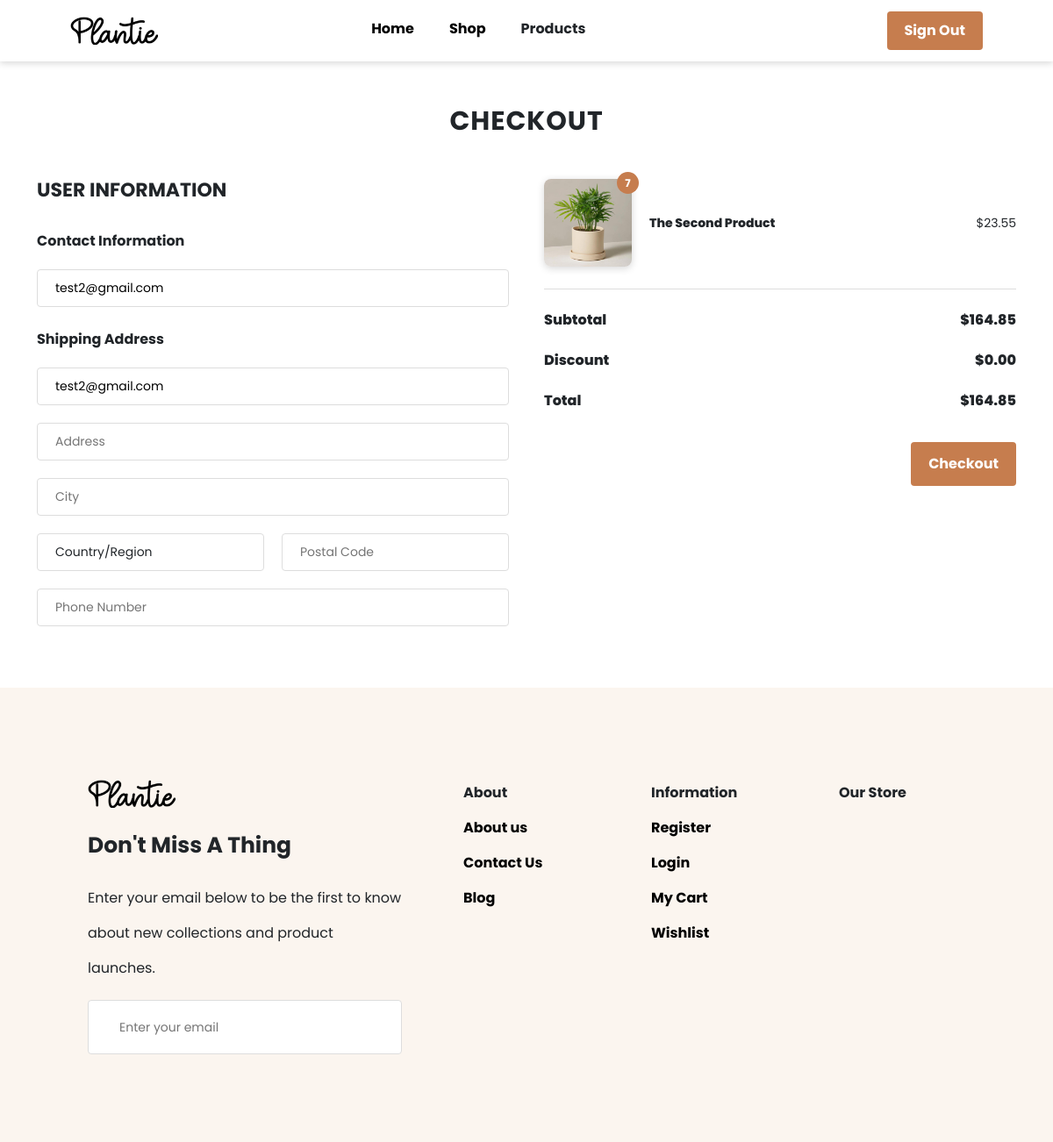
Before: /checkout/ (signed in) with the older database file.
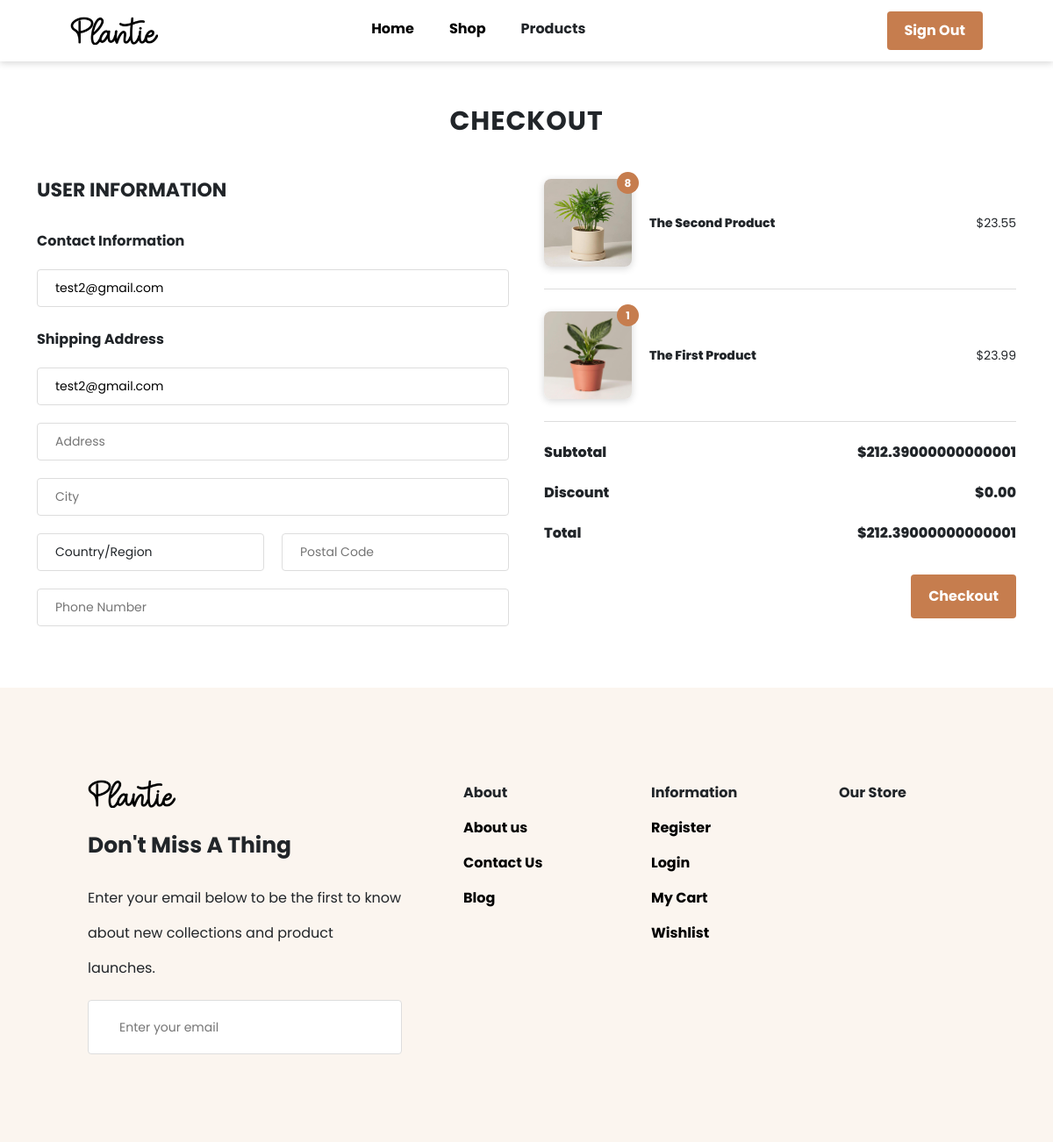
After: the same page with the newer database file.
### authorization/models.py (models this page shows, shortened)
class CartCustomer(models.Model):
    customer = models.ForeignKey(Customer, on_delete=models.CASCADE)
    item = models.ForeignKey(Item, on_delete=models.CASCADE)
    quantity = models.PositiveIntegerField(default=1)

### shop/models.py (models this page shows, shortened)
class Item(models.Model):
    title = models.CharField(max_length=200)
    price = models.FloatField(max_length=200)
    category = models.ForeignKey(Category, on_delete=models.CASCADE)
    slug = models.SlugField(blank=False, null=False, unique=True)
    date_created = models.DateTimeField(auto_now_add=True)
    image = models.ImageField(upload_to='images')

### checkout/views.py (the view)
# urls.py: path('', index, name='checkout'),
def index(request):
    isAuth = isAuthenticated(request)
    if not isAuth:
        messages.warning(request, 'You have to login before continue')
        return redirect('/account/login')
    cart_user = getCartOfCustomer(request)
    total = getTotalCart(request)
    return render(request, 'checkout.html', {
        'isAuthenticated': isAuth,
        'cart_user': cart_user,
        'basic_information': request.user,
        'total': total
    })

### shop/models.py (called while the page is built)
    def __str__(self):
        return self.name_category

### util/getCartCustomer.py (called while the page is built)
def getCartOfCustomer(request):
    if not isAuthenticated(request):
        return None
    customer = Customer.objects.get(user_id=request.user.id)
    userId = customer.user_id
    list__items__filter = CartCustomer.objects.filter(customer__user__id=userId).select_related('item')
    return list__items__filter

### util/getTotalCart.py (called while the page is built)
def getTotalCart(request):
    cart_user = getCartOfCustomer(request)
    value = 0
    for item in cart_user:
        quantity = item.quantity
        price = item.item.price
        value = value + quantity * price
    return value

### util/isAuthenticated.py (called while the page is built)
def isAuthenticated(request):
    if request.user.is_authenticated:
        return True
    return False

### templates/checkout.html (shortened to what this page needs)
{% extends 'base.html' %}
{% load static %}
{% block css %} <link rel="stylesheet" href="{% static 'scss/checkout.css' %}"> {% endblock %}
{% block main %}
    {% include 'include/header.html' with header_title='Checkout' %}
    <main class="container line-down">
        <form action="{% url 'submit' %}" method="post" class="grid-form">
            <div class="d-flex flex-column information-user">
                <h3>User Information</h3>
                <div class="form--inside">
                    <label for="contact">Contact Information</label>
                    <input value="{{ basic_information.email }}" name="contact" type="text" id="contact" placeholder="Email or phone number" required>
                </div>
                <div class="form--inside">
                    <label for="">Shipping Address</label>
                    <input type="text" id="" placeholder="Name" value="{{ basic_information.last_name }}" name="name" required>
                    <div class="form-input d-flex flex-column">
                        <input type="text" placeholder="Address" name="address" required>
                        <input type="text" placeholder="City" name="city" required>
                        <div class="d-flex justify-content-between align-items-center input--name">
                            <div class="list--country position-relative">
                                <p class="title-box">Country/Region</p>
                            </div>
                            <input type="text" placeholder="Postal Code" name="code" required/>
                        </div>
                        <input type="number" placeholder="Phone Number" name="phone" required>
                    </div>
                </div>
            </div>
            <div class="cart-user">
                {% if not cart_user %}
                    <p>No Product In Cart!</p>
                {% else %}
                    {% for item in cart_user %}
                    <div class="cart-item-user d-flex align-items-center justify-content-between">
                        <div class="d-flex align-items-center">
                            <div class="image-item position-relative">
                                <img src="{{ item.item.image.url }}" alt="">
                                <span class="d-flex justify-content-center align-items-center rounded-circle">{{ item.quantity }}</span>
                            </div>
                            <p style="text-transform: capitalize;" class="title-item">{{ item.item.title }}</p>
                        </div>
                        <p class="price--item">${{ item.item.price }}</p>
                    </div>
                    {% endfor %}
                {% endif %}
                <div class="total-price">
                    <div class="d-flex justify-content-between align-items-center">
                        <p>Subtotal</p>
                        <p>${{ total }}</p>
                    </div>
                    <div class="d-flex justify-content-between align-items-center">
                        <p>Discount</p>
                        <p>$0.00</p>
                    </div>
                    <div class="d-flex justify-content-between align-items-center">
                        <p>Total</p>
                        <p>${{ total }}</p>
                    </div>
                    <div class="text-end mt-3">
                        <button type="submit" class="btn-item">Checkout</button>
                    </div>
                </div>
            </div>
        </form>
    </main>
{% endblock %}

### templates/base.html (shortened to what this page needs)
{% load static %}
<!DOCTYPE html>
<html lang="en">
  <head>
    <link
      rel="stylesheet"
      href="https://kit-pro.fontawesome.com/releases/v5.15.0/css/pro.min.css"
    />
    <link href="https://unpkg.com/aos@2.3.1/dist/aos.css" rel="stylesheet" />
    <link
      href="https://cdn.jsdelivr.net/npm/bootstrap@5.1.3/dist/css/bootstrap.min.css"
      rel="stylesheet"
    />
    <link
      rel="stylesheet"
      href="https://unpkg.com/swiper@7/swiper-bundle.min.css"
    />
    <link rel="stylesheet" href="{% static 'scss/main.css' %}" />
    {% block css %} {% endblock %}
  </head>
  <body>
    {% include 'include/navigation.html' with isAuthenticated=isAuthenticated %}
    {% block main %} {% endblock %}
    <footer class="footer-container">
      <div data-aos="fade-up" class="first-footer">
        <img src="{% static 'image/logo.png' %}" />
        <h3>Don't miss a thing</h3>
        <p>
          Enter your email below to be the first to know about new collections
          and product launches.
        </p>
        <form action="" method="post">
          <input type="text" placeholder="Enter your email" />
        </form>
      </div>
      <ul>
        <li>About</li>
        <li><a href="">About us</a></li>
        <li><a href="">Contact Us</a></li>
        <li><a href="">Blog</a></li>
      </ul>
      <ul>
        <li>Information</li>
        <li><a href="">Register</a></li>
        <li><a href="">Login</a></li>
        <li><a href="">My Cart</a></li>
        <li><a href="">Wishlist</a></li>
      </ul>
      <ul>
        <li>Our Store</li>
        <li>
        </li>
      </ul>
    </footer>
  </body>
</html>

### templates/include/navigation.html (shortened to what this page needs)
{% load static %}
<div class="container--nav">
  <nav class="position-relative d-flex align-items-center nav--main">
    <ul class="d-flex justify-content-between align-items-center w-100">
      <div class="logo--nav h-100">
        <a href="{% url 'home_page' %}"
          ><img src="{% static 'image/logo.png' %}" alt=""
        /></a>
      </div>
      <div class="d-flex align-items-center middle--nav">
        <li><a href="{% url 'home_page' %}">Home</a></li>
        <li><a href="{% url 'collection' %}">Shop</a></li>
        <li>Products</li>
      </div>
      <div class="d-flex align-items-center options--nav">
        {% if isAuthenticated %}
        <li>
          <a href="{% url 'logout' %}"><button class="btn-item">Sign out</button></a>
        </li>
        {% endif %}
      </div>
    </ul>
  </nav>
</div>

### templates/include/header.html
<header class="container container--header">
  <h3>{{ header_title }}</h3>
</header>

### static/scss/main.css (style rules this page uses)
:root { --white: #fff; --black-primary: #000000; --brown: #c67d4e; --border-color: #ddd; --light-gray: #666666; --xs-fs: 12px; --sm-fs: 14px; --md-fs: 16px; --lg-fs: 18px; --fs-heading: 40px; --sm-space: 15px; --md-space: 20px; --lg-space: 25px; --space: 40px; --space: 80px; --space-bottom: 70px; --weight-700: 700; --weight-800: 800; --weight-900: 900; --small-size: 20px; --medium-size: 30px; --large-size: 40px; --primary-shadow: 0px 2px 8px rgba(0, 0, 0, .16); --secondary-shadow: 0px 20px 40px rgba(0, 0, 0, .2); --footer-background: #fbf5ef; }
* { padding: 0; margin: 0; -webkit-box-sizing: border-box; box-sizing: border-box; font-family: "Poppins", sans-serif; }
body { overflow-x: hidden; }
a { text-decoration: none; color: var(--black-primary); }
.container--nav { position: fixed; top: 0; width: 100%; -webkit-box-shadow: var(--primary-shadow); box-shadow: var(--primary-shadow); z-index: 101; background: var(--white); }
.nav--main { height: 70px; padding: 0 80px; font-size: var(--sm-fs !important); }
.nav--main .logo--nav { width: 100px; height: 75px; }
.nav--main .logo--nav img { width: 100%; height: auto; }
.nav--main ul { list-style: none; margin-bottom: 0; padding-left: 0; }
.nav--main ul li { font-weight: var(--weight-700); margin-left: 40px; }
.nav--main ul li:first-child { margin-left: 0; }
.nav--main .middle--nav { font-size: var(--md-fs); }
.nav--main .middle--nav li { padding-bottom: 5px; position: relative; }
.nav--main .middle--nav li::before, .nav--main .middle--nav li::after { position: absolute; content: ""; top: 100%; height: 2px; left: 0; width: 0; background: var(--brown); opacity: 0; -webkit-transition: all 0.5s ease; transition: all 0.5s ease; }
.nav--main .middle--nav li::after { right: 0; left: auto; background: var(--brown); width: 0; }
.nav--main a { -webkit-transition: all 0.3s ease; transition: all 0.3s ease; }
.nav--main .options--nav li { margin-left: 20px !important; }
.line-down { margin-bottom: var(--space-bottom); }
.btn-item { padding: 10px 20px; border: none; outline: none; background: var(--brown); font-weight: bold; font-size: var(--md-fs); text-transform: capitalize; border-radius: 4px; -webkit-transition: all 0.5s ease; transition: all 0.5s ease; color: var(--white); }
.footer-container { padding: 100px; display: -ms-grid; display: grid; -ms-grid-columns: (1fr)[5]; grid-template-columns: repeat(5, 1fr); gap: 70px; background: var(--footer-background); }
.footer-container img { width: 100px; height: auto; }
.footer-container ul { list-style: none; padding-left: 0; line-height: 40px; }
.footer-container ul li { font-weight: bold; }
.footer-container .first-footer { grid-column: span 2; line-height: 40px; }
.footer-container .first-footer h3 { margin: 0; padding: var(--lg-space) 0; font-size: 25px; font-weight: bold; text-transform: capitalize; }
.footer-container .first-footer p { font-size: var(--md-fs); }
.footer-container .first-footer form { position: relative; }
.footer-container .first-footer form input { width: 100%; padding: 10px var(--md-space); border: 1px solid var(--border-color); border-radius: 4px; -webkit-transition: all .5s ease; transition: all .5s ease; background: var(--white); outline: none; color: var(--black-primary); font-size: var(--sm-fs); padding: 10px 35px; }
.footer-container a { color: var(--black-primary) !important; }
.container--header { margin-top: 120px; text-align: center; }
.container--header h3 { padding-bottom: 40px; font-size: 30px; font-weight: bold; text-transform: uppercase; letter-spacing: 1px; }

Changed rows visible on the page:
changed CartCustomer "The Second Product": quantity "7" → "8"
added CartCustomer: item.image (picture), quantity "1", item "The First Product", item.price "23.99"
Other visible differences:
{{ total }}: "164.85" → "212.39000000000001"
